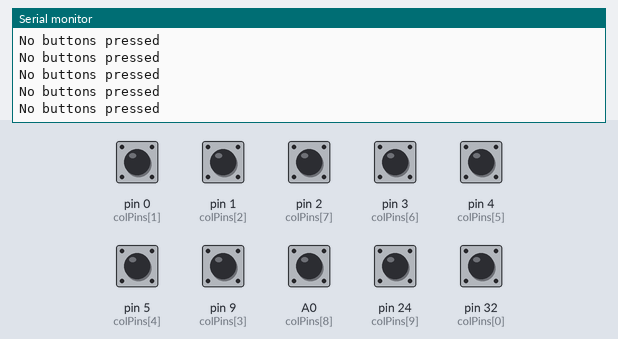
Bench run of a program on a simulated Teensy 4. Parts: the last lines printed to the serial monitor. Wiring (inferred from the names in the program): 4×3 keypad with keys 1 2 3 4 5 6 7 8 9 * 0 # (labels assumed): rows pin 25, pin 26, pin 27, pin 28; columns pin 29, pin 30, pin 31. The test bench sets the inputs (shaded band); at power-on: A0 (colPins[8]), pin 0 (colPins[1]), pin 1 (colPins[2]), pin 2 (colPins[7]), pin 3 (colPins[6]), pin 4 (colPins[5]), pin 5 (colPins[4]), pin 9 (colPins[3]), pin 24 (colPins[9]), pin 32 (colPins[0]) HIGH.

Above: at 1.2 s.
1.3 s: pin 0 (colPins[1]) pulled LOW for 0.15 s
At 1.31 s:
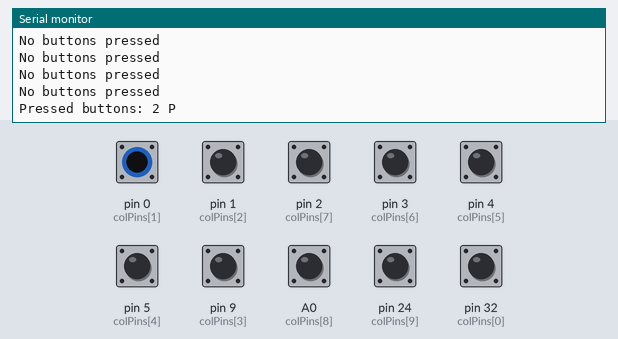
2.9 s: pin 1 (colPins[2]) pulled LOW for 0.15 s
At 2.92 s:
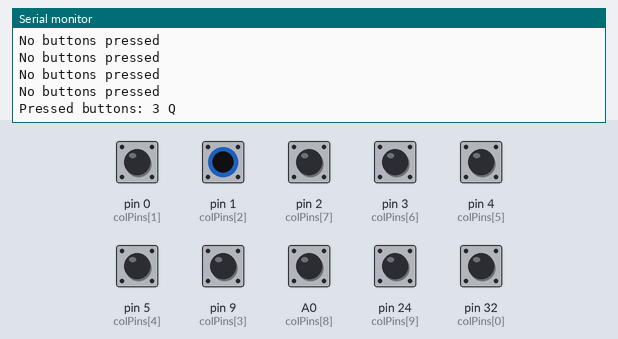
4.5 s: pin 2 (colPins[7]) pulled LOW for 0.15 s
At 4.52 s:
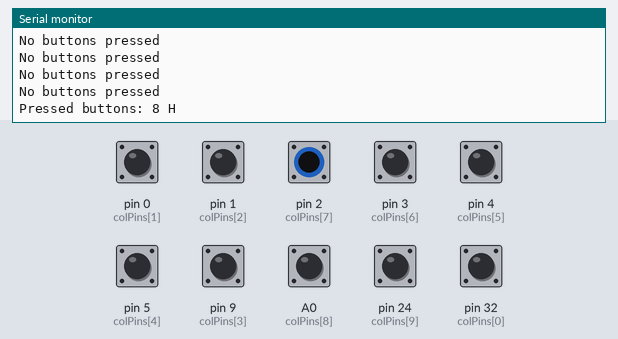
6.1 s: pin 3 (colPins[6]) pulled LOW for 0.15 s
At 6.13 s:
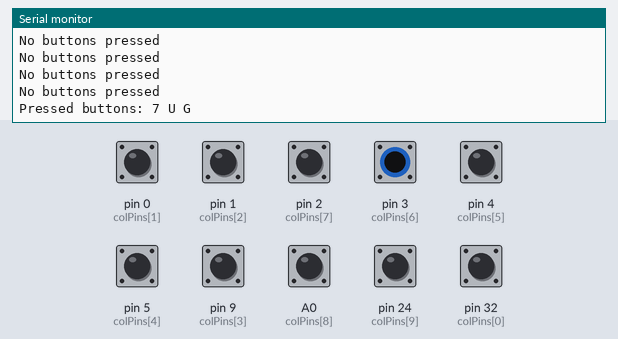
7.7 s: pin 4 (colPins[5]) pulled LOW for 0.15 s
At 7.74 s:
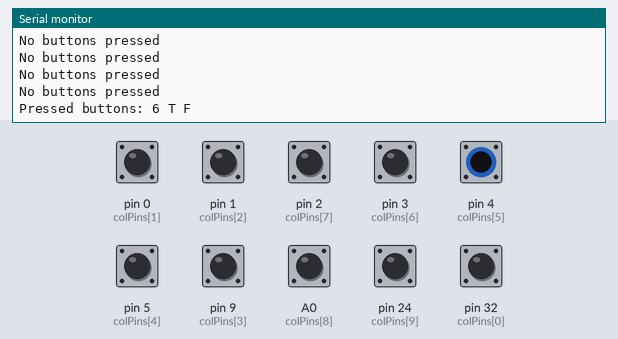
9.3 s: pin 5 (colPins[4]) pulled LOW for 0.15 s
At 9.34 s:
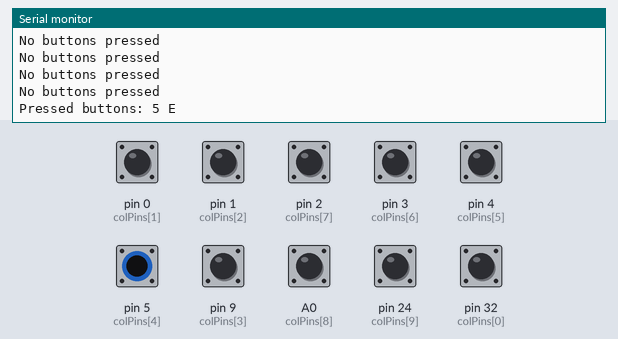

Measured:
- after the input at 1.3 s, the serial monitor: prints a new line at once (image 1)
- after the input at 2.9 s, the serial monitor: prints a new line at once (image 2)
- after the input at 4.5 s, the serial monitor: prints a new line at once (image 3)
- after the input at 6.1 s, the serial monitor: prints a new line at once (image 4)
- after the input at 7.7 s, the serial monitor: prints a new line at once (image 5)
- after the input at 9.3 s, the serial monitor: prints a new line at once (image 6)

The program:

main.cpp
```cpp
#include <Arduino.h>
#include <unordered_set>

const int numRows = 3;
const int numCols = 14;

const int rowPins[numRows] = {29, 30, 31};
const int colPins[numCols] = {32, 0, 1, 9, 5, 4, 3, 2, 14, 24, 25, 26, 27, 28};

const char buttonChars[numRows][numCols] = {
  {'\0', '\0', '\0', 'D', 'E', 'F', 'G', 'H', 'I', 'J', 'K', 'L', 'M', 'N'},
  {'\0', 'P', 'Q', 'R', '\0', 'T', 'U', '\0', 'W', 'X', 'Y', '\0', '!', '?'},
  {'1', '2', '3', '4', '5', '6', '7', '8', '9', '0', '-', '+', '*', '/'}
};

std::unordered_set<char> pressedButtons;

void setup() {
  for (int i = 0; i < numRows; i++) {
    pinMode(rowPins[i], OUTPUT);
    digitalWrite(rowPins[i], HIGH);
  }

  for (int j = 0; j < numCols; j++) {
    pinMode(colPins[j], INPUT_PULLUP);
  }

  Serial.begin(9600);
}

void scanMatrix() {
  pressedButtons.clear();  // Clear the set before scanning

  for (int i = 0; i < numRows; i++) {
    digitalWrite(rowPins[i], LOW);

    for (int j = 0; j < numCols; j++) {
      if (digitalRead(colPins[j]) == LOW) {
        char pressedChar = buttonChars[i][j];
        if (pressedChar != '\0') {
          pressedButtons.insert(pressedChar);
        }
      }
    }

    digitalWrite(rowPins[i], HIGH);
  }

  if (!pressedButtons.empty()) {
    Serial.print("Pressed buttons: ");
    for (char button : pressedButtons) {
      Serial.print(button);
      Serial.print(" ");
    }
    Serial.println();
  } else {
    Serial.println("No buttons pressed");
  }
}

void loop() {
  scanMatrix();
  delay(100);
}
```
